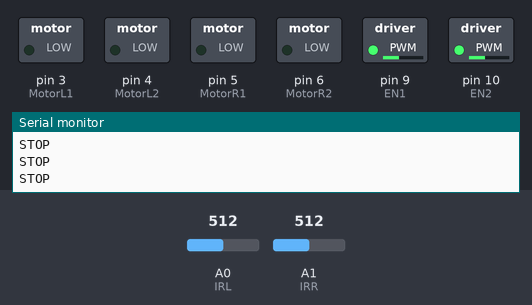
Recording of a sketch running on a simulated Arduino Uno, built with avr-gcc and run on an emulated ATmega328P. Shown: switched loads named in the sketch (green lamp = pin HIGH), the last lines printed to the serial monitor. Dashed ring = blinking. Inputs (shaded band) come from the test bench; at power-on: A0 (IRL) = 512, A1 (IRR) = 512.

Above: at 1.2 s.
1.3 s: A0 (IRL) set to 483
At 1.5 s:
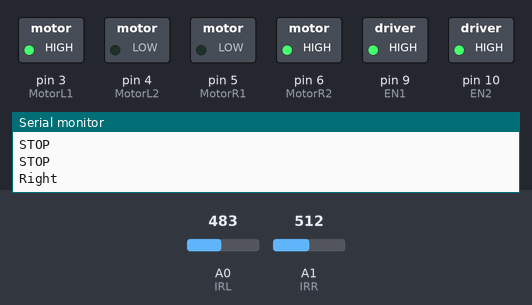
4.3 s: A1 (IRR) set to 490
At 5.5 s:
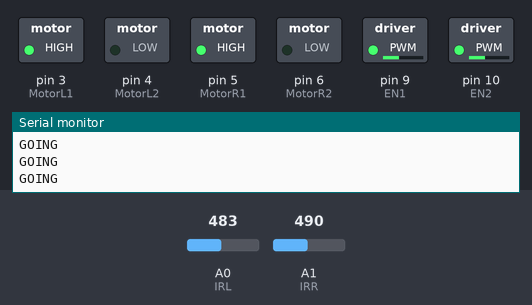
5.8 s: A0 (IRL) set to 510
At 6.0 s:
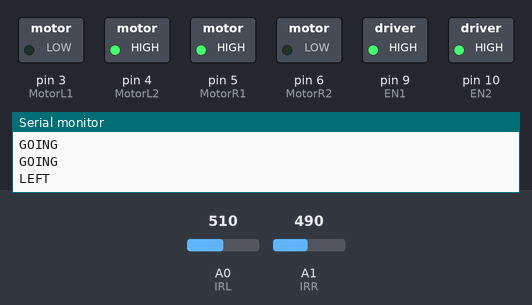
8.8 s: A1 (IRR) set to 515
At 10.0 s:
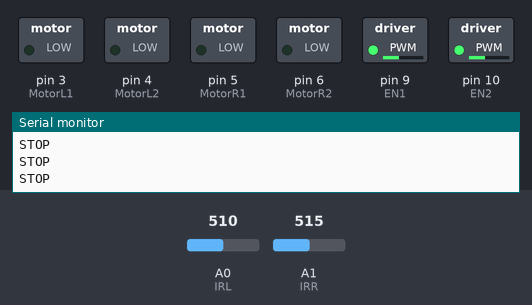
10.3 s: A1 (IRR) set to 306
At 10.65 s:
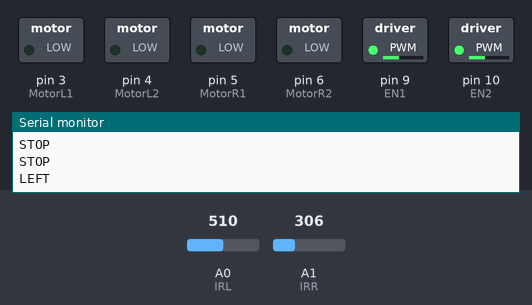
Timing chart, 0 to 14.3 s (numbered marks = the images above; inputs shaded):
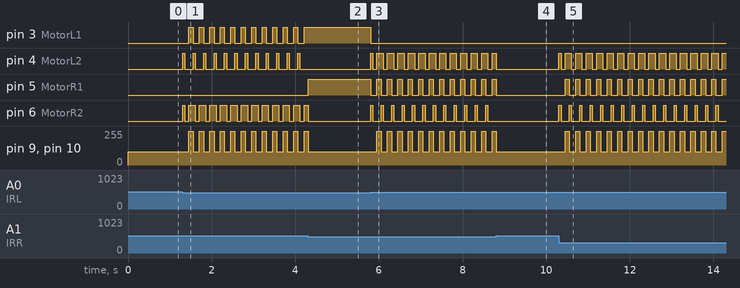

Measured:
- the behaviour switches between 500 and 499 on A0 (IRL) (found by bisection; images 0 and 1)
- the behaviour switches between 499 and 500 on A1 (IRR) (found by bisection; images 3 and 4)
- after the input at 1.3 s, pin 3 (MotorL1): alternates HIGH for 0.10 s and LOW for 0.15 s, starting after 0.16 s; pin 4 (MotorL2): alternates HIGH for 0.05 s and LOW for 0.20 s, starting at once
- after the input at 4.3 s, pin 3 (MotorL1): stops changing and stays HIGH; pin 4 (MotorL2): stops changing and stays LOW; pin 5 (MotorR1): LOW → HIGH at once; pin 9 (EN1), pin 10 (EN2): goes on until 4.3 s, then stays 100/255
- after the input at 5.8 s, pin 3 (MotorL1): HIGH → LOW at once; pin 4 (MotorL2): LOW → HIGH at once, then repeats every 0.25 s: LOW 0.10 s, HIGH 0.15 s
- after the input at 8.8 s, pin 5 (MotorR1): goes on until 8.8 s, then stays LOW; pin 6 (MotorR2): stops changing and stays LOW; pin 9 (EN1), pin 10 (EN2): goes on until 8.8 s, then stays 100/255
- after the input at 10.3 s, pin 4 (MotorL2): LOW → HIGH at once, then repeats every 0.25 s: LOW 0.10 s, HIGH 0.15 s; pin 5 (MotorR1): alternates HIGH for 0.10 s and LOW for 0.15 s, starting after 0.15 s

The sketch:

LFR_01.ino
```cpp
#define IRL A0
#define IRR A1

#define EN1 9
#define EN2 10

#define MotorL1 3
#define MotorL2 4
#define MotorR1 5
#define MotorR2 6


void setup() {
  pinMode(IRL, INPUT);
  pinMode(IRR, INPUT);
  pinMode(MotorL1, OUTPUT);
  pinMode(MotorL2, OUTPUT);
  pinMode(MotorR1, OUTPUT);
  pinMode(MotorR2, OUTPUT);
  pinMode(EN1,OUTPUT);
  pinMode(EN2,OUTPUT);

  Serial.begin(9600);
}

void loop() {
  //delay(500);
  int IRl = analogRead(IRL);
  int IRr = analogRead(IRR);
  analogWrite(EN1,100);
  analogWrite(EN2,100);

  if(IRr<500 && IRl>500)//Right
  {
    analogWrite(EN1,100);
    analogWrite(EN2,100);

    digitalWrite(MotorL1, LOW);
    digitalWrite(MotorL2, HIGH);
    digitalWrite(MotorR1, LOW);
    digitalWrite(MotorR2, HIGH);
    delay(50);
    digitalWrite(MotorL1, LOW);
    digitalWrite(MotorL2, LOW);
    digitalWrite(MotorR1, LOW);
    digitalWrite(MotorR2, LOW);
    delay(100);

    analogWrite(EN1,255);
    analogWrite(EN2,255);
    //go left
    Serial.println("LEFT");
    digitalWrite(MotorL1, LOW);
    digitalWrite(MotorL2, HIGH);
    digitalWrite(MotorR1, HIGH);
    digitalWrite(MotorR2, LOW);
    delay(100);
  }
  else if(IRr>500 && IRl<500)//left
  {
    analogWrite(EN1,100);
    analogWrite(EN2,100);

    digitalWrite(MotorL1, LOW);
    digitalWrite(MotorL2, HIGH);
    digitalWrite(MotorR1, LOW);
    digitalWrite(MotorR2, HIGH);
    delay(50);
    digitalWrite(MotorL1, LOW);
    digitalWrite(MotorL2, LOW);
    digitalWrite(MotorR1, LOW);
    digitalWrite(MotorR2, LOW);
    delay(100);

    analogWrite(EN1,255);
    analogWrite(EN2,255);
    //go right
    Serial.println("Right");
    digitalWrite(MotorL1, HIGH);
    digitalWrite(MotorL2, LOW);
    digitalWrite(MotorR1, LOW);
    digitalWrite(MotorR2, HIGH);
    delay(100);
  }
  else if(IRr<500 && IRl<500)//GO
  {
    //Forward
    Serial.println("GOING");
    digitalWrite(MotorL1, HIGH);
    digitalWrite(MotorL2, LOW);
    digitalWrite(MotorR1, HIGH);
    digitalWrite(MotorR2, LOW);
  }
  else if(IRr>500 && IRl>500)//STOP
  {
    //STOP
    Serial.println("STOP");
    digitalWrite(MotorL1, LOW);
    digitalWrite(MotorL2, LOW);
    digitalWrite(MotorR1, LOW);
    digitalWrite(MotorR2, LOW);
  }

  else//STOP
  {

        //STOP
    Serial.println("Stop");
    digitalWrite(MotorL1, LOW);
    digitalWrite(MotorL2, LOW);
    digitalWrite(MotorR1, LOW);
    digitalWrite(MotorR2, LOW);


  }
}
```
